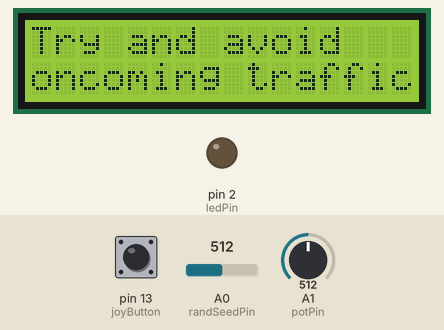
Recording of a sketch running on a simulated Arduino Uno, built with avr-gcc and run on an emulated ATmega328P. On the bench: 16×2 character LCD, output pins drawn as LEDs (lit = HIGH). Inputs (shaded band) come from the test bench; at power-on: pin 13 (joyButton) HIGH, A1 (potPin) = 512, A0 (randSeedPin) = 512. Random numbers use the default seed unless the sketch sets one; pins used as bus, display or sensor lines are not drawn.

Above: at 3.2 s.
3.3 s: pin 13 (joyButton) pulled LOW for 0.15 s
At 3.6 s:
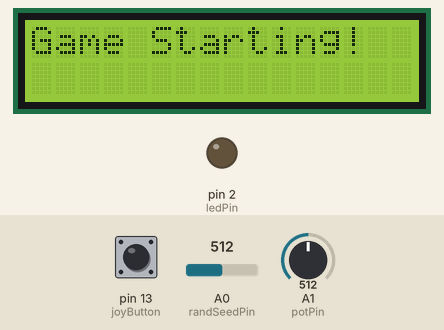
6.4 s: A1 (potPin) set to 499
At 6.89 s:
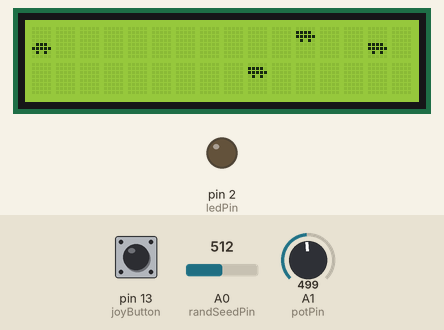
8.8 s: A1 (potPin) set to 716
At 10.5 s:
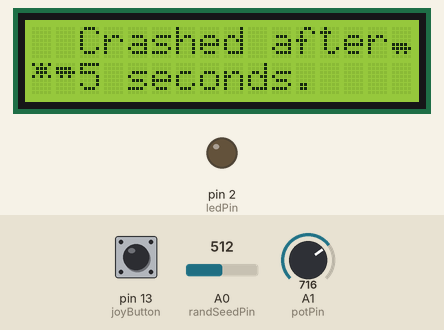
11.8 s: pin 13 (joyButton) pulled LOW for 3.2 s
At 14.14 s:
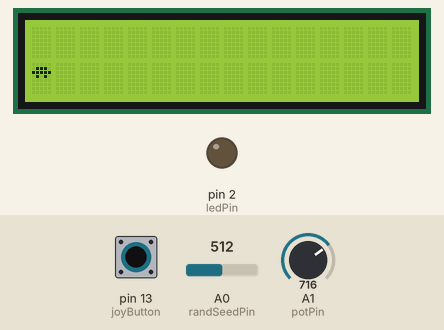
15.6 s: A1 (potPin) set to 758
17.1 s: A1 (potPin) set to 777
At 22.2 s:
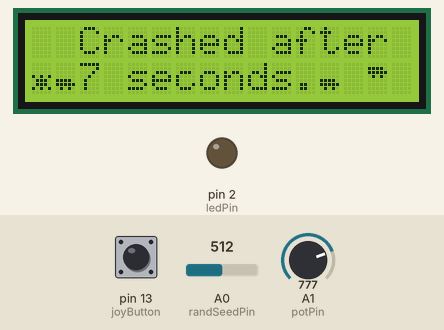
Timing chart, 0 to 22.5 s (numbered marks = the images above; inputs shaded):
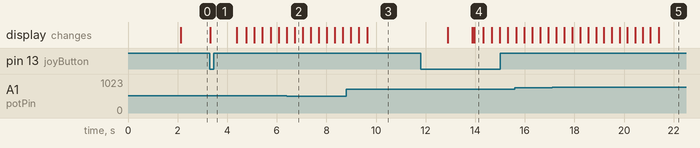

The sketch:

UNIT_PROJECT_TRUCK.ino
```cpp
/* Created by Richard Pu

Truck game for TEJ3M1-02|Thornhill SS

richardpu6@gmail.com
Truck Game is made possible by open source projects: https://docs.google.com/document/d/1fYKcz8IDffW3OJzqPxNy-y38uEFWh4Md5hfnoGhZaYI/edit?usp=sharing
Version 1.5
*/

#include <LiquidCrystal_I2C.h>  // Library for LCD
#include <ezButton.h> // Library for joystick switch

LiquidCrystal_I2C lcd(0x27, 16, 2);

// Pin definitions
int yValue = 0;
int bValue = 0;
ezButton joyButton(13);

#define VRY_PIN  A3
#define UP_THRESHOLD    400
#define DOWN_THRESHOLD  800
#define COMMAND_UP     0x04
#define COMMAND_DOWN   0x08
#define COMMAND_NO     0x00
int command = COMMAND_NO;

const int potPin = 1;
const int potMax = 1024;

const int speakPin = 3;
const int ledPin = 2;

const int randSeedPin = 0; // Analog pin that is not connected

// Game Variables
const int maxStepDuration = 300;
const int minStepDuration = 150;

unsigned long startTime = 0; // timer for score
bool gameStarted = false; //True or false depending on game state

//glyphs for game
const int nGlyphs = 6;
byte glyphs[nGlyphs][8] = {
  { B00000, B01110, B11111, B01010, B00000, B00000, B00000, B00000 }, // Car up
  { B00000, B00000, B00000, B00000, B01110, B11111, B01010, B00000 }, // Car down
  { B00000, B11110, B11111, B01010, B00000, B00000, B00000, B00000 }, // Truck up
  { B00000, B00000, B00000, B00000, B11110, B11111, B01010, B00000 }, // Truck down
  { B10101, B01110, B01110, B10101, B00000, B00000, B00000, B00000 }, // Crash up
  { B00000, B00000, B00000, B10101, B01110, B01110, B10101, B00000 }  // Crash down
};

const int nCarPosition = 4;
const char BLANK=32;
char car2glyphs[nCarPosition][2] = {
  {1,BLANK},{2,BLANK},{BLANK,1},{BLANK,2}
};
char truck2glyphs[nCarPosition][2] = {
  {3,BLANK},{4,BLANK},{BLANK,3},{BLANK,4}
};
char crash2glyphs[nCarPosition][2] = {
  {5,BLANK},{6,BLANK},{BLANK,5},{BLANK,6}
};

const int roadLen = 15; //length of screen not counting car
int road[roadLen];
char line_buff[2+roadLen];
int road_index;
int car_pos;
const int maxRoadPos = 3*nCarPosition;
int step_duration;

int crash; // true if crashed
unsigned int crashtime; // millis() when crashed

// Menu variables
unsigned long lastInstructionTime = 0;
const unsigned long instructionDelay = 1500;
int instructionStep = 0;

// Control mode
bool useButtons = false;  // True if using buttons to control the car

// Setup
void setup() {
  noTone(speakPin);  // Make sure piezo is silent

  lcd.init();  // Initialize the LCD
  lcd.backlight();  // Turn on the backlight
  lcd.noBlink();  // Disable cursor blinking
  lcd.clear();  // Clear the screen
  lcd.setCursor(0, 0);  // Set cursor position (0, 0)
  lcd.print("Truck Game");  // Display the game title
  lcd.setCursor(3, 1);  // Move cursor to (3, 1)
  lcd.print("Starting...");  // Display starting message

  pinMode(speakPin, OUTPUT);  // Set speaker pin as output
  pinMode(ledPin, OUTPUT); // set led to output
  delay(2000);  // Wait 2 seconds
  lcd.clear();  // Clear the screen
}

// Main game loop
void loop() {
  joyButton.loop();
  bValue = joyButton.getState();
  command = COMMAND_NO;
  if (!gameStarted) {  // If the game has not started yet
    unsigned long currentMillis = millis();

    if (currentMillis - lastInstructionTime >= instructionDelay) {
      lastInstructionTime = currentMillis;
      instructionStep++;
      if (instructionStep > 3) {
        instructionStep = 0;
      }

      displayInstructions(instructionStep); //switch between instructions
    }

    // Start the game if joystick is pressed
    if (joyButton.isPressed()) {
      startGame();
    }
  } else {  // If the game is running
    gameLoop();
  }
}

// Display instructions on the LCD
void displayInstructions(int step) {
  lcd.clear();  // Clear the screen

  switch (step) {
    case 0:
      lcd.setCursor(0, 0);
      lcd.print("Press joy");
      lcd.setCursor(0, 1);
      lcd.print("stick to start");
      break;
    case 1:
      lcd.setCursor(0, 0);
      lcd.print("Try and avoid");
      lcd.setCursor(0, 1);
      lcd.print("oncoming traffic");
      break;
    case 2:
      lcd.setCursor(0, 0);
      lcd.print("Use joystick or");
      lcd.setCursor(0, 1);
      lcd.print("wheel to move");
      break;
    case 3:
      lcd.setCursor(0, 0);
      lcd.print("Tap joystick");
      lcd.setCursor(0, 1);
      lcd.print("to change mode");
      break;
  }
}

// Start the game
void startGame() {
  lcd.clear();
  lcd.setCursor(0, 0);
  lcd.print("Game Starting!");
  delay(1000);
  lcd.clear();

  crash = false;  // Ensure crash status is reset
  crashtime = 0;  // Reset the crash time
  road_index = 0;
  step_duration = maxStepDuration;
  line_buff[1 + roadLen] = '\0'; // null terminate it
  randomSeed(analogRead(randSeedPin));
  for (int i = 0; i < nGlyphs; i++) {
    lcd.createChar(i + 1, glyphs[i]);
  }
  for (int i = 0; i < roadLen; i++) {
    road[i] = -1;
  }
  analogWrite(speakPin, 0);
  getSteeringWheel();
  drawRoad();

  startTime = millis();  // Record the start time when the game starts

  gameStarted = true;
}

// Main game loop
void gameLoop() {
  unsigned long now = millis();

  // Switch control mode if joystick is pressed
  if (joyButton.isPressed()) {
    useButtons = !useButtons;  // Toggle control mode
    delay(500);  // Debounce time to avoid rapid switching
  }

  if (!crash) {
    getSteeringWheel();
    crash = (car_pos == road[road_index]);
  }

  if (crash) {
    if (crashtime == 0) {  // Only set crashtime when the crash occurs
      crashtime = now;
      drawRoad();
      lcd.setCursor(2, 0);
      lcd.print("Crashed after");

      unsigned long gameDuration = (now - startTime) / 1000;  // Calculate game duration
      lcd.setCursor(2, 1);
      lcd.print(gameDuration);  // Display time in seconds
      lcd.print(" seconds.");
    }

    if ((now - crashtime) < 250) {
      analogWrite(speakPin, random(255)); // white noise
    } else {
      analogWrite(speakPin, 0);
      delay(3000);
      gameStarted = false;
      return;
    }
    delay(10);
  } else {
    int prev_pos = road[(road_index - 1) % roadLen];
    int this_pos = random(maxRoadPos);
    while (abs(this_pos - prev_pos) < 2) { // don't jam the road
      this_pos = random(maxRoadPos);
    }
    road[road_index] = this_pos;
    road_index = (road_index + 1) % roadLen;
    drawRoad();
    delay(step_duration);
    if (step_duration > minStepDuration) {
      step_duration--; // go faster
    }
  }
}

void getSteeringWheel() {
  if (useButtons) {
    digitalWrite(ledPin, HIGH);
    yValue = analogRead(VRY_PIN);
    if (yValue < UP_THRESHOLD)
    command = command | COMMAND_UP;
    else if (yValue > DOWN_THRESHOLD)
      command = command | COMMAND_DOWN;
    if (command & COMMAND_UP && car_pos > 0) {
      car_pos--;
    }
    if (command & COMMAND_DOWN && car_pos < nCarPosition - 1) {
      car_pos++;
    }
  } else {
    digitalWrite(ledPin, LOW);
    car_pos = map(analogRead(potPin), 0, 1024, 0, nCarPosition);
  }
}

void drawRoad() {
  for (int i = 0; i < 2; i++) {
    if (crash) {
      line_buff[0] = crash2glyphs[car_pos][i];
    }
    else {
      line_buff[0] = car2glyphs[car_pos][i];
    }
    for (int j = 0; j < roadLen; j++) {
      int pos = road[(j + road_index) % roadLen];
      line_buff[j + 1] = (pos >= 0 && pos < nCarPosition) ? truck2glyphs[pos][i] : BLANK;
    }
    lcd.setCursor(0, i);
    lcd.print(line_buff);
  }
}
```

Measured:
- the behaviour switches between 512 and 511 on A1 (potPin) (found by bisection; images 1 and 2)
- the behaviour switches between 767 and 768 on A1 (potPin) (found by bisection; images 4 and 5)
